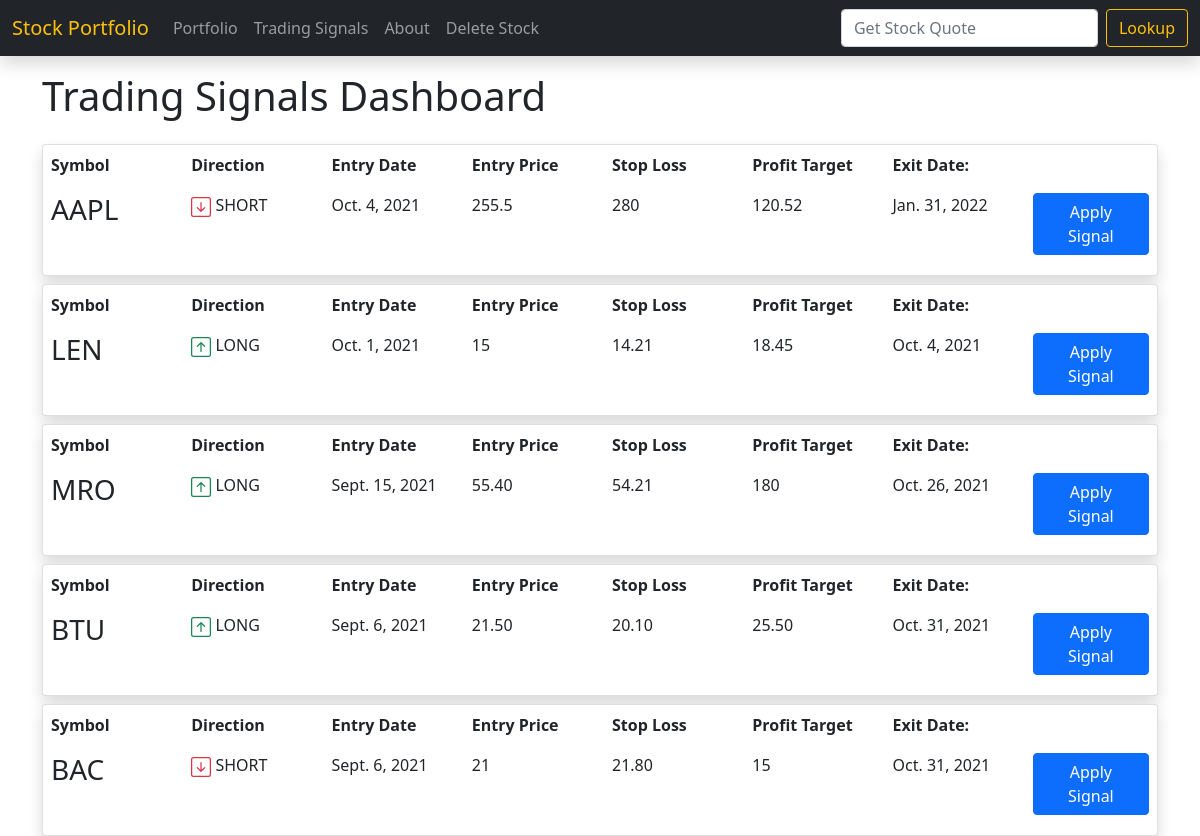
/market_dashboard, run on the app's committed database.
### quotes/models.py (models this page shows, shortened)
class TradingSignal(models.Model):
    ticker = models.CharField(max_length=6)
    EntryDate = models.DateField()
    Direction = models.CharField(max_length=10)
    EntryPrice = models.CharField(max_length=10)
    StopLoss = models.CharField(max_length=10)
    ProfitTarget = models.CharField(max_length=10)
    ExitDate = models.DateField()

### quotes/views.py (the view)
# urls.py: path("market_dashboard", Signal_list_view.as_view(), name = "market_dashboard_page"),    # class based view
class Signal_list_view(ListView):
    queryset = TradingSignal.objects.order_by("-EntryDate").all()
    template_name = "market_dashboard.html"

### quotes/templates/market_dashboard.html (shortened to what this page needs)
{% extends "base.html" %}
{% block content %}
<h1 class="mb-4">Trading Signals Dashboard </h1>
    {% for x in  object_list %}
        <div class="card mt-2 shadow">
            <div class="row p-2 " style ="font-weight:bold;" >
                <div class="col-sm">
                    Symbol
                </div>
                <div class="col-sm">
                    Direction
                </div>
                <div class="col-sm">
                    Entry Date
                </div>
                <div class="col-sm">
                    Entry Price
                </div>
                <div class="col-sm">
                    Stop Loss
                </div>
                <div class="col-sm">
                    Profit Target
                </div>
                <div class="col-sm">
                    Exit Date:
                </div>
                <div class="col-sm">
                </div>
            </div>
            <div class="row p-2 mb-1 " >
                    <div class="col-sm">
                        <h3 >{{ x.ticker  }}</h3>
                    </div>
                    {% ifequal x.Direction "LONG" %}
                    <div class="col-sm">
                        {{ x.Direction  }}
                    </div>
                    {% else %}
                    <div class ="col-sm">
                        {{ x.Direction  }}
                    </div>
                    {% endifequal %}
                    <div class="col-sm">
                        {{ x.EntryDate  }}
                    </div>
                    <div class="col-sm">
                        {{ x.EntryPrice  }}
                    </div>
                    <div class="col-sm">
                        {{ x.StopLoss   }}
                    </div>
                    <div class="col-sm">
                        {{ x.ProfitTarget  }}
                    </div>
                    <div class="col-sm">
                        {{ x.ExitDate  }}
                    </div>
                    <div class="col-sm">
                        <a class="btn btn-primary mb-2" href="#" role="button">Apply Signal</a>
                    </div>
             </div>
        </div>
    {% endfor  %}
{% endblock %}

### quotes/templates/base.html (shortened to what this page needs)
<!DOCTYPE html>
<html>
    <head>
        <link href="https://cdn.jsdelivr.net/npm/bootstrap@5.1.1/dist/css/bootstrap.min.css" rel="stylesheet">
    </head>
    <body>
        <nav class="navbar navbar-expand-lg navbar-dark bg-dark shadow mb-3">
            <div class="container-fluid">
              <a class="navbar-brand text-warning" href="{% url 'home_page' %}">Stock Portfolio</a>
              <div class="collapse navbar-collapse" id="navbarSupportedContent">
                <ul class="navbar-nav me-auto mb-2 mb-lg-0">
                  <li class="nav-item">
                    <a class="nav-link" href="{% url 'portfolio_page' %}">Portfolio</a>
                  </li>
                  <li class="nav-item">
                    <a class="nav-link" href="{% url 'market_dashboard_page' %}">Trading Signals</a>
                  </li>
                  <li class="nav-item">
                    <a class="nav-link" href="{% url 'about_page' %}">About</a>
                  </li>
                <li class="nav-item">
                  <a class="nav-link" href="{% url 'delete_stock' %}">Delete Stock</a>
                </li>
                </ul>
                <form action="{% url 'home_page' %}" class="d-flex" method= "POST">
                  <input class="form-control me-2" type="search" placeholder="Get Stock Quote" aria-label="Search" name = "ticker_lookup">
                  <button class="btn btn-outline-warning" type="submit">Lookup</button>
                </form>
              </div>
            </div>
          </nav>
        <div class ="container">
          {% block content %}
          {% endblock %}
        </div>
    </body>
</html>

### data on the page
TradingSignal: ticker "AAPL", Direction "SHORT", EntryDate "Oct. 4, 2021", EntryPrice "255.5", StopLoss "280", ProfitTarget "120.52", ExitDate "Jan. 31, 2022"
TradingSignal: ticker "LEN", Direction "LONG", EntryDate "Oct. 1, 2021", EntryPrice "15", StopLoss "14.21", ProfitTarget "18.45", ExitDate "Oct. 4, 2021"
TradingSignal: ticker "MRO", Direction "LONG", EntryDate "Sept. 15, 2021", EntryPrice "55.40", StopLoss "54.21", ProfitTarget "180", ExitDate "Oct. 26, 2021"
TradingSignal: ticker "BTU", Direction "LONG", EntryDate "Sept. 6, 2021", EntryPrice "21.50", StopLoss "20.10", ProfitTarget "25.50", ExitDate "Oct. 31, 2021"
TradingSignal: ticker "BAC", Direction "SHORT", EntryDate "Sept. 6, 2021", EntryPrice "21", StopLoss "21.80", ProfitTarget "15", ExitDate "Oct. 31, 2021"
